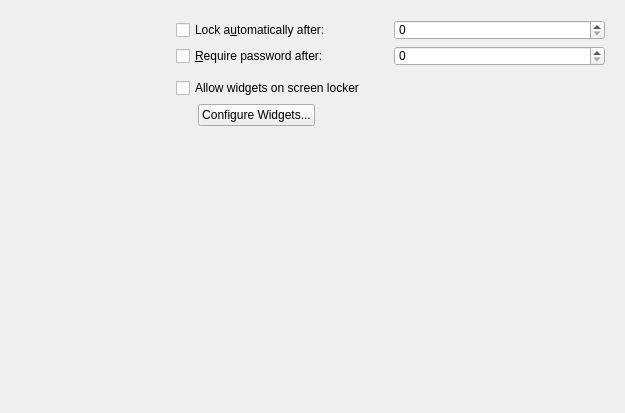
<?xml version="1.0" encoding="UTF-8"?>
<ui version="4.0">
 <author>Davide Bettio &lt;davide.bettio@kdemail.net&gt;</author>
 <class>ScreenSaver</class>
 <widget class="QWidget" name="ScreenSaver">
  <property name="geometry">
   <rect>
    <x>0</x>
    <y>0</y>
    <width>625</width>
    <height>413</height>
   </rect>
  </property>
  <layout class="QVBoxLayout" name="verticalLayout">
   <item>
    <widget class="QWidget" name="mSettingsGroup" native="true">
     <layout class="QFormLayout" name="formLayout">
      <item row="0" column="0">
       <widget class="QWidget" name="widget" native="true">
        <property name="minimumSize">
         <size>
          <width>150</width>
          <height>0</height>
         </size>
        </property>
       </widget>
      </item>
      <item row="0" column="1">
       <layout class="QGridLayout" name="gridLayout">
        <item row="0" column="0">
         <widget class="QCheckBox" name="mEnabledCheckBox">
          <property name="whatsThis">
           <string>Automatically start the screen saver after a period of inactivity.</string>
          </property>
          <property name="text">
           <string>Lock a&amp;utomatically after:</string>
          </property>
         </widget>
        </item>
        <item row="0" column="1">
         <widget class="KIntSpinBox" name="mWaitEdit"/>
        </item>
        <item row="1" column="0">
         <widget class="QCheckBox" name="mLockCheckBox">
          <property name="whatsThis">
           <string>Prevent potential unauthorized use by requiring a password to stop the screen saver.</string>
          </property>
          <property name="text">
           <string>&amp;Require password after:</string>
          </property>
         </widget>
        </item>
        <item row="1" column="1">
         <widget class="KIntSpinBox" name="mWaitLockEdit">
          <property name="whatsThis">
           <string>The amount of time, after the screen saver has started, to ask for the unlock password.</string>
          </property>
         </widget>
        </item>
       </layout>
      </item>
      <item row="1" column="1">
       <widget class="QCheckBox" name="mPlasmaCheckBox">
        <property name="whatsThis">
         <string>Add widgets to your screensaver.</string>
        </property>
        <property name="text">
         <string>Allow widgets on screen locker</string>
        </property>
       </widget>
      </item>
      <item row="2" column="1">
       <layout class="QHBoxLayout" name="horizontalLayout_3">
        <item>
         <spacer name="horizontalSpacer_5">
          <property name="orientation">
           <enum>Qt::Horizontal</enum>
          </property>
          <property name="sizeType">
           <enum>QSizePolicy::Fixed</enum>
          </property>
          <property name="sizeHint" stdset="0">
           <size>
            <width>22</width>
            <height>20</height>
           </size>
          </property>
         </spacer>
        </item>
        <item>
         <widget class="KPushButton" name="mPlasmaSetup">
          <property name="text">
           <string>Configure Widgets...</string>
          </property>
         </widget>
        </item>
        <item>
         <spacer name="horizontalSpacer_3">
          <property name="orientation">
           <enum>Qt::Horizontal</enum>
          </property>
          <property name="sizeHint" stdset="0">
           <size>
            <width>309</width>
            <height>19</height>
           </size>
          </property>
         </spacer>
        </item>
       </layout>
      </item>
     </layout>
    </widget>
   </item>
  </layout>
 </widget>
 <customwidgets>
  <customwidget>
   <class>KIntSpinBox</class>
   <extends>QSpinBox</extends>
   <header>knuminput.h</header>
  </customwidget>
  <customwidget>
   <class>KPushButton</class>
   <extends>QPushButton</extends>
   <header>kpushbutton.h</header>
  </customwidget>
 </customwidgets>
 <resources/>
 <connections/>
</ui>
